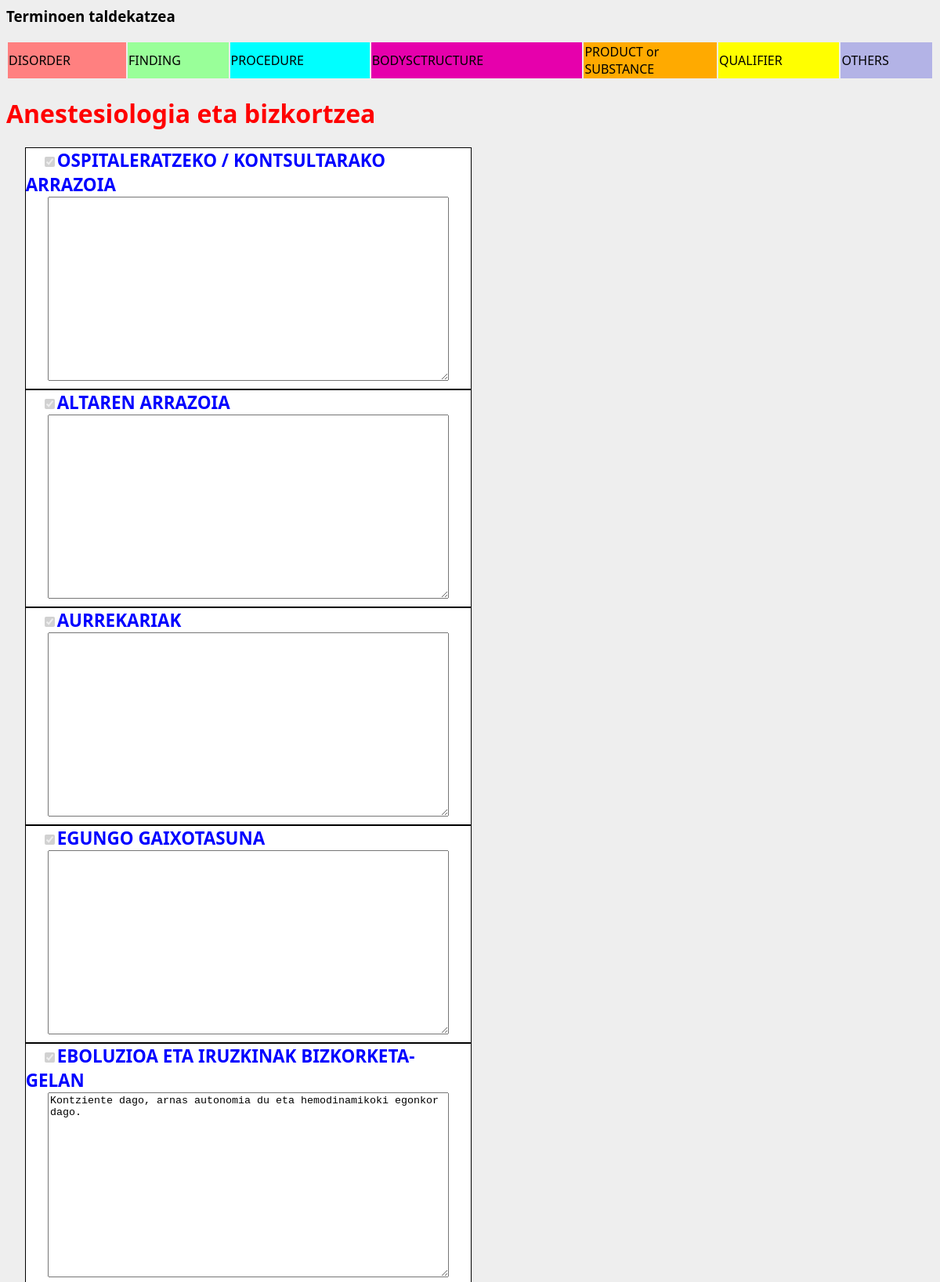
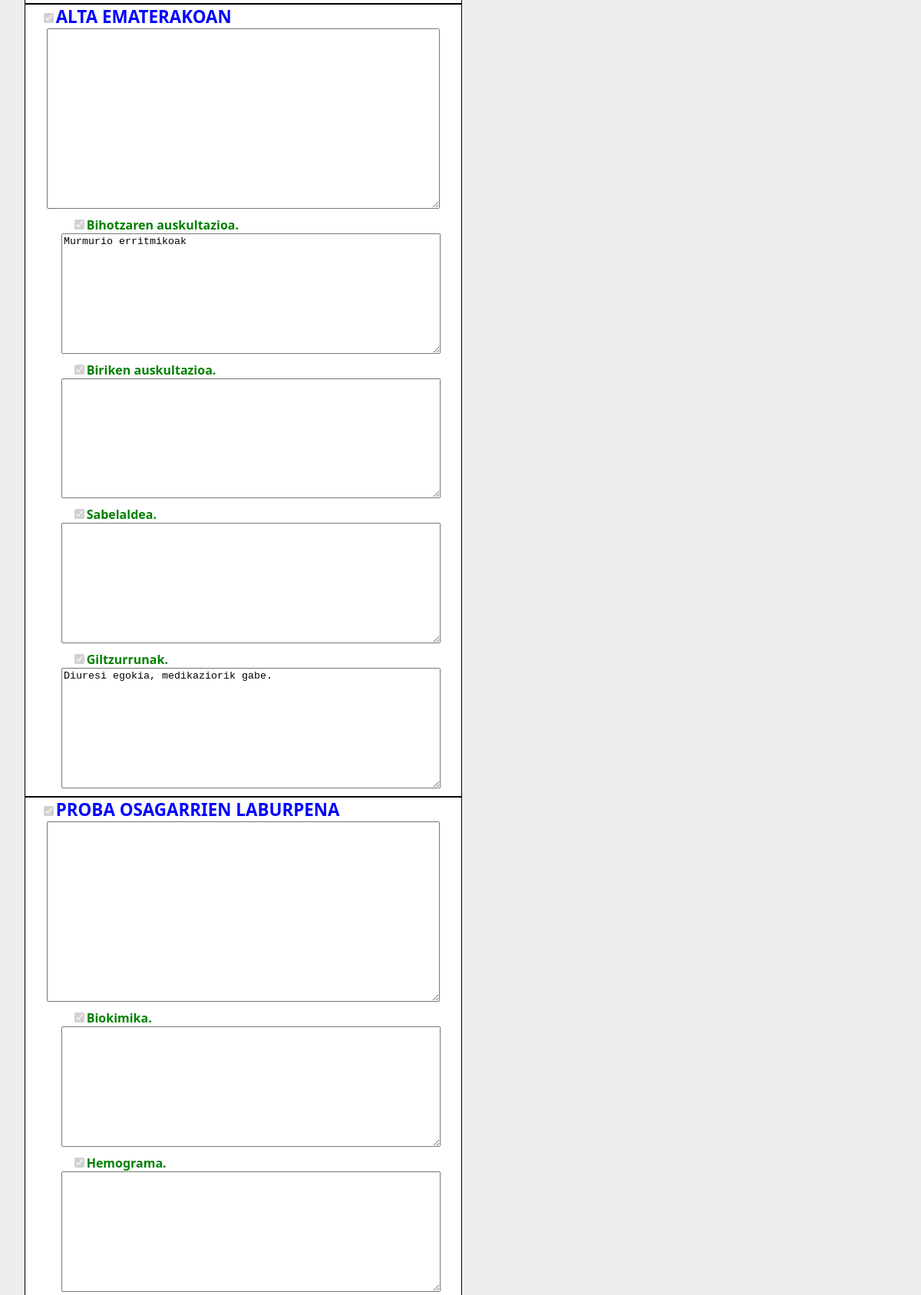
Screenshot of /txantiloiak/7/berria (upper part) with the database file from the repository (2 pictures, top to bottom).
### txantiloiak/models.py (models this page shows, shortened)
class Espezialitatea(models.Model):
    izena = models.CharField(max_length=50)
    MOTA_AUKERAK = (
        ('AL','Alta txostena'),
        ('EB','Ebolutiboa'),
    )
    mota = models.CharField(max_length=2,
                            choices=MOTA_AUKERAK)
    def __str__(self):
        return self.izena

class Atala(models.Model):
    izenburua = models.CharField(max_length=50)
    hautazkoa = models.BooleanField(default=False)
    espezialitatea = models.ForeignKey('Espezialitatea')
    testua = models.TextField(blank=True,default='')
    ordena = models.IntegerField()
    class Meta:
        ordering = ['espezialitatea','ordena']
    def defektuzkoTestua(self):
        if self.testua=='':
            return False
        else:
            return True
    defektuzkoTestua.boolean = True

class Azpiatala(models.Model):
    izenburua = models.CharField(max_length=50)
    hautazkoa = models.BooleanField(default=False)
    goiatala = models.ForeignKey(Atala)
    testua = models.TextField(blank=True,default='')
    ordena = models.IntegerField()
    class Meta:
        ordering = ['goiatala','ordena']

### txantiloiak/views.py (the view, shortened to what this page needs)
# urls.py: url(r'^(?P<pk>[0-9]+)/berria$', views.EspezialitateaView.as_view(), name='espezialitatea'),
class EspezialitateaView(generic.DetailView):
    model = Espezialitatea
    template_name = 'txantiloiak/espezialitatea.html'
    def get_context_data(self,*args,**kwargs):
        context = super(EspezialitateaView, self).get_context_data(*args,**kwargs)
        txosList = Txostena.objects.filter(id=self.kwargs.get("txosten_id",None))
        return context

### txantiloiak/templatetags/txantiloiak_extras.py (called while the page is built)
@register.filter()
def hautazkoaChecked(value):
    if not value:
        return "checked disabled"
    elif value == "check":
        return "checked"
    else:
        return ""

@register.filter()
def hautazkoaCollapse(value):
    if not value or value == "check":
        return "display:block"
    else:
        return "display:none"

### txantiloiak/templates/txantiloiak/espezialitatea.html (shortened to what this page needs)
{% load staticfiles %}
{% load txantiloiak_extras %}
<head>
</head>
<link rel="stylesheet" type="text/css" href="{% static 'txantiloiak/style.css' %}"  />
<h3> Terminoen taldekatzea </h3>
<table style="width:100%">
  <tr>
    <td style="width:30px; background-color:#ff8080">DISORDER</td>
    <td style="width:30px; background-color:#99ff99">  FINDING</td>
    <td style="width:30px; background-color: #00ffff">  PROCEDURE</td>
    <td style="width:30px; background-color: #e600ac">  BODYSCTRUCTURE</td>
    <td style="width:30px; background-color: #ffaa00">  PRODUCT or SUBSTANCE </td>
    <td style="width:30px; background-color: #ffff00">  QUALIFIER</td>
    <td style="width:30px; background-color: #b3b3e6">  OTHERS</td>
  </tr>
</table>
<div class="espe">
<h1>{{ espezialitatea }}</h1>
{% if txostena %}
<form action="{% url 'txantiloiak:gordeAldatua' txostena.id %}" method="post" id="txostena" >
{% else %}
<form action="{% url 'txantiloiak:gorde' espezialitatea.id %}" method="post" id="txostena" >
{% endif %}
  {% for atal in espezialitatea.atala_set.all %}
     <div class="atal">
      <label for="atal">
        <input type="checkbox"  name="atalch"  onclick="ShowHideDiv(this,'testuT{{ atal.id }}')" value="{{ atal.id }}" {{atal.hautazkoa|hautazkoaChecked}}>{{ atal.izenburua }}
      </label>
      <div class="testu" id="testuT{{ atal.id }}" style="{{atal.hautazkoa|hautazkoaCollapse}}" >
        <textarea form="txostena"  onblur = "jsonLortu('{{ atal.id }}')" id="testu{{ atal.id }}" name="testu{{ atal.id }}">{% if txostena%}{% get_eduk_atala txostena.id atal.id %}{% else %}{{atal.testua}}{% endif %}</textarea>
      </div>
      {% for azp in atal.azpiatala_set.all %}
        <div class="azpi">
          <label1 for="azpi">
	           <input type="checkbox" name="azpich"   onclick="ShowHideDiv(this,'testuT{{atal.id}}_{{ azp.id }}')" value="{{atal.id}}_{{ azp.id }}" {% if txostena %}{% get_gord_azpiatala txostena.id azp.id atal.id as badago %}{{badago|hautazkoaChecked}}{% else %}{{azp.hautazkoa|hautazkoaChecked}}{% endif %}>{{ azp.izenburua }}.
          </label1>
          <div class="testu" id="testuT{{atal.id}}_{{ azp.id }}" style="{% if txostena %}{% get_gord_azpiatala txostena.id azp.id atal.id as badago %}{{badago|hautazkoaCollapse}}{% else %}{{azp.hautazkoa|hautazkoaCollapse}}{% endif %}" >
	    <textarea form="txostena" onblur = "jsonLortu('{{atal.id}}_{{ azp.id }}')" name="testu{{atal.id}}_{{ azp.id }}" id="testu{{atal.id}}_{{ azp.id }}">{% if txostena %}{% get_eduk_azpiatala txostena.id azp.id atal.id %}{% else %}{{azp.testua}}{% endif %}</textarea>
	        </div>
	      </div>
        {% endfor %}
  </div>
{% endfor %}
</form>
</div>

### txantiloiak/static/txantiloiak/style.css (style rules this page uses)
.espe label { margin-left:20px; color:blue; text-transform: uppercase; font-size:140%; font-weight:bold; }
.azpi label1 { margin-left:40px; color:green; font-size:100%; font-weight: bold; }
.atal { position: relative; left: 2%; color:black; border-style: solid; border-width: 1px; size:80%; width: 48%; background-color:white; }
.testu textarea { width: 90%; margin-left: 5%; margin-right: 5%; height: 30%; margin-bottom: 10px; }
.azpi { margin-left:20px; color:green; }
.azpi textarea { width: 90%; margin-left: 5%; margin-right: 5%; height: 20%; margin-bottom: %50; }
.espe h1 { color:red; }

### rows the page displays
Espezialitatea: izena "Anestesiologia eta bizkortzea"
Atala: izenburua "OSPITALERATZEKO / KONTSULTARAKO ARRAZOIA"
Atala: izenburua "ALTAREN ARRAZOIA"
Atala: izenburua "AURREKARIAK"
Atala: izenburua "EGUNGO GAIXOTASUNA"
Atala: izenburua "EBOLUZIOA ETA IRUZKINAK BIZKORKETA-GELAN", id "Kontziente dago, arnas autonomia du eta hemodinamikoki egonkor dago."
Atala: izenburua "ALTA EMATERAKOAN", id "Murmurio erritmikoak", id "Diuresi egokia, medikaziorik gabe."
Azpiatala: izenburua "Bihotzaren auskultazioa"
Azpiatala: izenburua "Biriken auskultazioa"
Azpiatala: izenburua "Sabelaldea"
Azpiatala: izenburua "Giltzurrunak"
Atala: izenburua "PROBA OSAGARRIEN LABURPENA"
Azpiatala: izenburua "Biokimika"
Azpiatala: izenburua "Hemograma"
